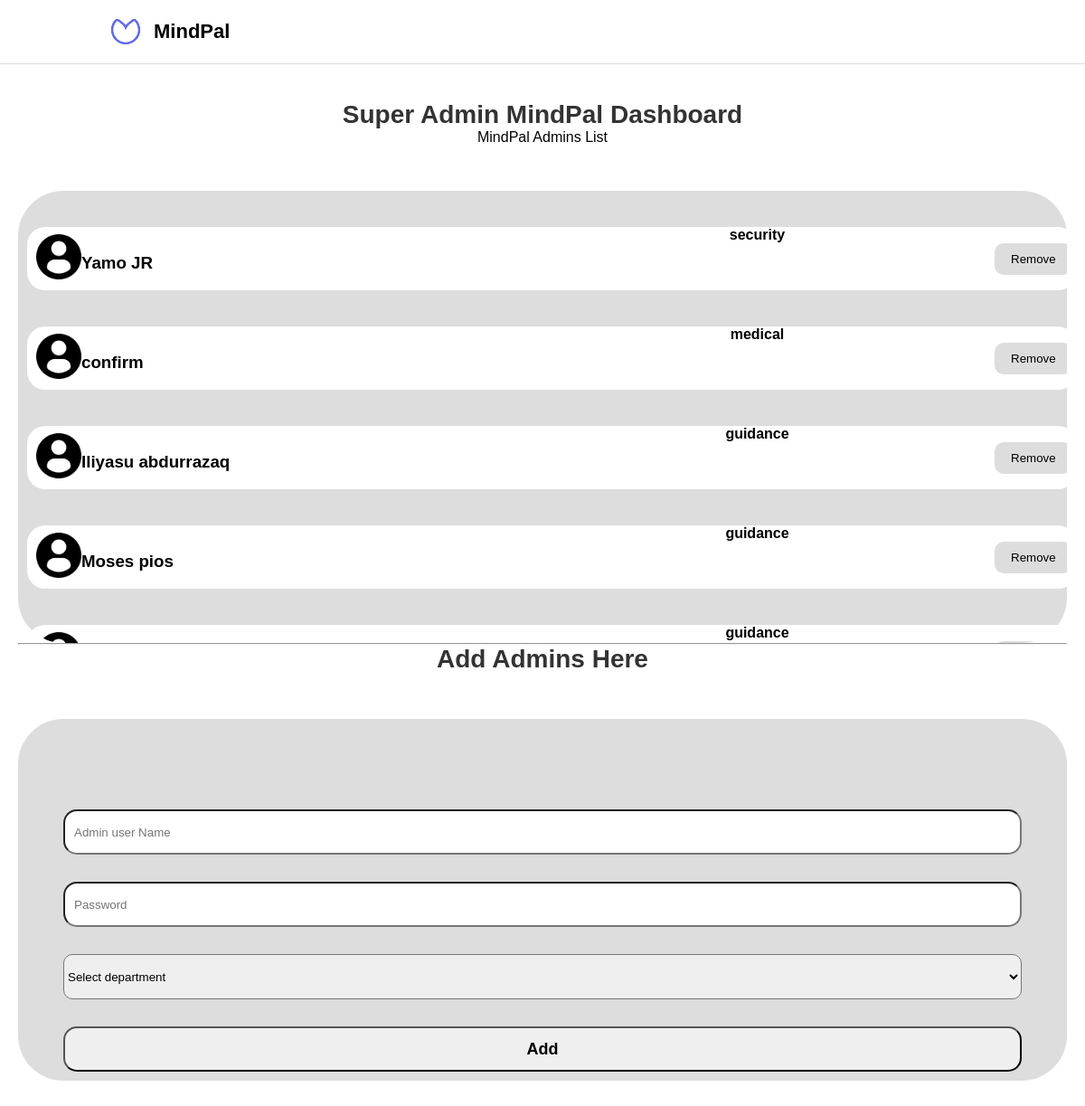
The app's page /super_admin/super_admin_admins.php with its own data.
### tables this page shows
CREATE TABLE `users` (
  `id` int(11) NOT NULL,
  `name` varchar(80) NOT NULL,
  `password` varchar(200) NOT NULL,
  `role` enum('user','admin','developer','medical','security','guidance','') NOT NULL DEFAULT 'user',
  `question` varchar(100) NOT NULL,
  `answer` varchar(100) NOT NULL
);

### super_admin/super_admin_admins.php (the view, shortened to what this page needs)
<?php
include '../config/mindpal.php';
function getAdminList($conn) {
    $sql = "SELECT name, role, id FROM users WHERE role NOT IN ('user', 'admin')";
    $result = $conn->query($sql);
    $admins = [];
    while ($row = $result->fetch_assoc()) {
        $admins[] = $row;
    }
    return $admins;
}
$adminList = getAdminList($conn);
?>
<!DOCTYPE html>
<html lang="en">
<head>
</head>
<body>
   <header>
        <div class="logo">
            <img src="../assets/images/mindpal_logo.png" alt="MindPal Logo">
            <span>MindPal</span>
        </div>
    </header>
    <main class="dashboard">
        <h1>Super Admin MindPal Dashboard</h1>
        <p>MindPal Admins List</p>
        <div class="adminlist list">
            <?php
            if (empty($adminList)) {
                echo "<p>No admins found.</p>";
            } else {
                foreach ($adminList as $admin) {
                    echo '
                    <div class="admins" data-id="' . $admin['id'] . '">
                        <div class="image">
                            <img src="../assets/images/icon_pal.png" alt="">
                        </div>
                        <div class="name">
                            <h3>' . htmlspecialchars($admin['name']) . '</h3>
                        </div>
                        <div class="department">
                            <h4>' . htmlspecialchars($admin['role']) . '</h4>
                        </div>
                        <div class="remove">
                            <button class="remove_btn">Remove</button>
                        </div>
                    </div>';
                }
            }
            ?>
        </div>
        <hr>
        <h1>Add Admins Here</h1>
        <div class="add_admin">
            <form action="add_admin.php" method="POST">
                <input type="text" name="Uname" id="name" required placeholder="Admin user Name" class="name">
                <input type="password" name="password" id="password" required placeholder="Password">
                <select name="department" id="department" class="department">
                    <option value="Security">Select department</option>
                </select>
                <button type="submit" class="add_btn">Add</button>
            </form>
        </div>
    </main>
</body>
</html>

### super_admin/super_admin_admins.php (style rules this page uses)
* { margin: 0; padding: 0; box-sizing: border-box; }
body { font-family: Arial, sans-serif; width: 100%; height: 100vh; text-align: center; background-color: #ffffff; }
header { display: flex; justify-content: space-between; align-items: center; background: #ffffff; padding: 15px 10%; border-bottom: 1px solid #ddd; position: relative; }
.logo { display: flex; align-items: center; font-size: 22px; font-weight: bold; }
.logo img { width: 40px; margin-right: 10px; }
.dashboard { text-align: center; padding: 40px 20px; }
.dashboard h1 { font-size: 28px; color: #333; }
.adminlist { width: 100%; height: 500px; overflow-y: scroll; background-color: #ddd; margin-top: 50px; border-radius: 50px; display: block; }
.adminlist .admins { display: grid; grid-template-columns: 50px 1fr 1fr 100px; width: 100%; height: 70px; background: #ffffff; margin: 40px 10px; border-radius: 20px; }
.adminlist .admins .image { margin: auto 10px; }
.adminlist .admins .image img { height: 50px; }
.adminlist .admins .name { margin-left: 10px; margin-top: 10px; display: flex; align-items: center; padding: auto; }
.adminlist .admins .remove { display: flex; align-items: center; padding-left: 10px; }
.adminlist .admins .remove button { background: #ddd; border: none; padding: 10px 18px; cursor: pointer; border-radius: 10px; }
.add_admin { width: 100%; height: 400px; background-color: #ddd; margin-top: 50px; padding-top: 50px; border-radius: 50px; display: block; }
form { display: block; margin: 50px 50px; }
form input { width: 100%; height: 50px; display: block; margin: 30px auto; border-radius: 15px; padding-left: 10px; }
select { height: 50px; width: 100%; border-radius: 10px; }
form button { width: 100%; height: 50px; margin: 30px auto; border-radius: 15px; cursor: pointer; font-weight: 800; font-size: large; }

### records on screen
users: name "Yamo JR", role "security"
users: name "confirm", role "medical"
users: name "Iliyasu abdurrazaq", role "guidance"
users: name "Moses pios", role "guidance"
users: role "guidance"
